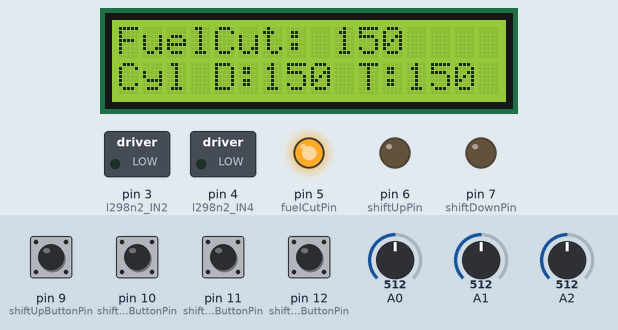
Bench run of a sketch on a simulated Arduino Uno, built with avr-gcc and run on an emulated ATmega328P. Parts: 16×2 character LCD, switched loads named in the sketch (green lamp = pin HIGH), output pins drawn as LEDs (lit = HIGH). The inputs (shaded band) are chosen by the test bench; at power-on: pin 9 (shiftUpButtonPin), pin 10 (shiftUpIdleButtonPin), pin 11 (shiftDownButtonPin), pin 12 (shiftDownIdleButtonPin) HIGH, A0 = 512, A1 = 512, A2 = 512. What the sketch prints to the serial monitor is not drawn.

Above: at 1.2 s.
1.3 s: pin 9 (shiftUpButtonPin) pulled LOW for 0.15 s
At 1.58 s:
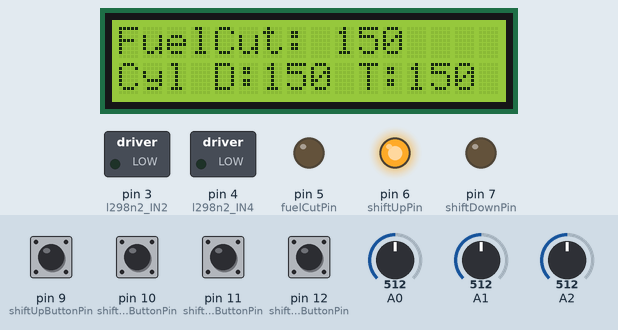
3.1 s: pin 10 (shiftUpIdleButtonPin) pulled LOW for 0.15 s
At 3.2 s:
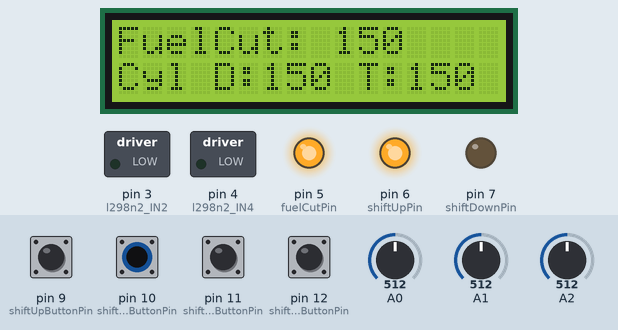
4.7 s: pin 11 (shiftDownButtonPin) pulled LOW for 0.15 s
At 4.8 s:
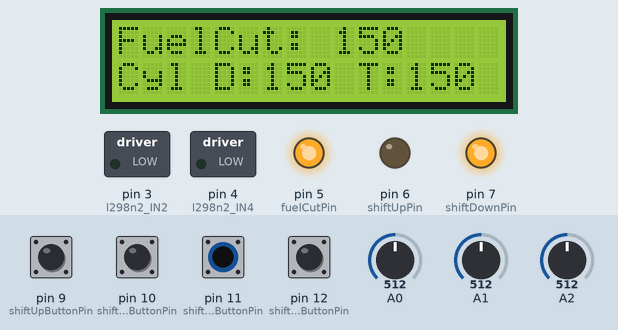
6.3 s: A0 set to 716
At 7.7 s:
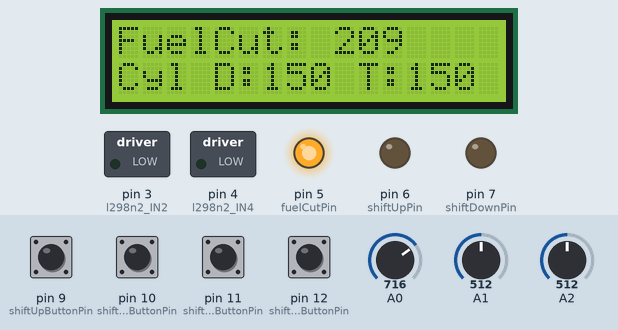
8.0 s: A1 set to 716
At 9.1 s:
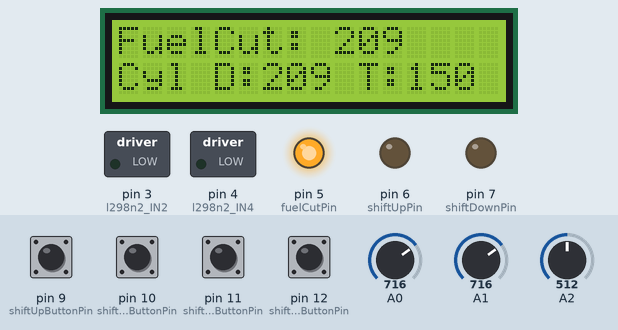
9.5 s: A2 set to 716
At 10.2 s:
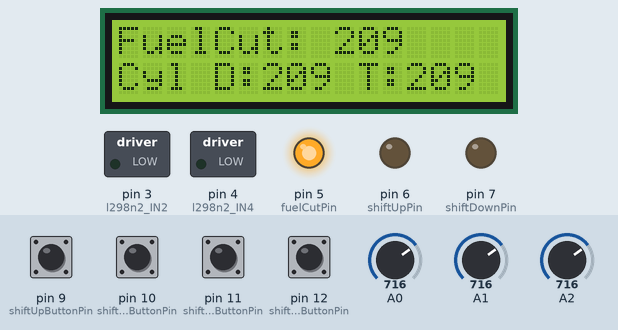
Timing chart, 0 to 12.0 s (numbered marks = the images above; inputs shaded):
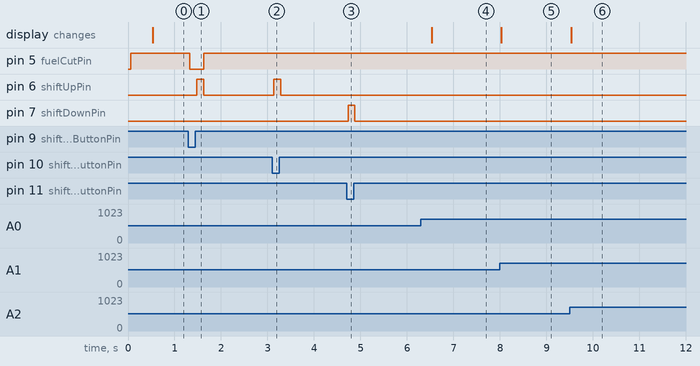

The sketch:

only_shifter_final.ino
```cpp
#include <LiquidCrystal_I2C.h>

#define DEBOUNCE_DELAY 30 // 디바운스 지연 시간 조정

// --- 주변 장치 및 핀 설정 ---
LiquidCrystal_I2C lcd(0x27, 16, 2);

// 출력 핀
const byte fuelCutPin       = 5;
const byte shiftUpPin       = 6;
const byte shiftDownPin     = 7;
const byte l298n2_IN2       = 3;
const byte l298n2_IN4       = 4;

// 입력 핀 (버튼)
const byte shiftUpButtonPin       = 9;
const byte shiftUpIdleButtonPin   = 10;
const byte shiftDownButtonPin     = 11;
const byte shiftDownIdleButtonPin = 12;

// --- 상태 머신 정의 ---
enum ShiftState {
  S_IDLE,
  S_UP_SHIFT_FUEL_CUT,
  S_UP_SHIFT_CYLINDER_ACTIVE,
  S_IDLE_UP_SHIFT_ACTIVE,
  S_IDLE_DOWN_SHIFT_ACTIVE
};
ShiftState currentShiftState = S_IDLE;

// --- Button 구조체 및 상태 변수 ---
struct Button {
  const byte pin;
  bool lastReading;
  bool debouncedState;
  unsigned long lastDebounceTime;

  Button(byte p) : pin(p), lastReading(HIGH), debouncedState(HIGH), lastDebounceTime(0) {}
};

Button shiftUpButton(shiftUpButtonPin);
Button shiftUpIdleButton(shiftUpIdleButtonPin);
Button shiftDownButton(shiftDownButtonPin);
Button shiftDownIdleButton(shiftDownIdleButtonPin);

// --- 전역 변수 ---
unsigned int fuelCutTime    = 0;
unsigned int cylinderTime   = 0;
unsigned int cylinderDelay  = 0;

unsigned long stateChangeTime     = 0;
unsigned long lastLcdUpdateTime   = 0;
const unsigned int updateLCDInterval = 500;


// 함수 선언
void updateShiftController();
bool wasPressed(Button &btn);
void updateAllButtons();
void handleShiftDown();


void setup() {
  Serial.begin(9600);

  // LCD 초기화
  lcd.begin();
  lcd.backlight();

  // 출력 핀 설정
  pinMode(fuelCutPin, OUTPUT);
  digitalWrite(fuelCutPin, HIGH);
  pinMode(shiftUpPin, OUTPUT);
  pinMode(shiftDownPin, OUTPUT);
  pinMode(l298n2_IN2, OUTPUT);
  pinMode(l298n2_IN4, OUTPUT);

  // 입력 핀(풀업)
  pinMode(shiftUpButton.pin,       INPUT_PULLUP);
  pinMode(shiftUpIdleButton.pin,   INPUT_PULLUP);
  pinMode(shiftDownButton.pin,     INPUT_PULLUP);
  pinMode(shiftDownIdleButton.pin, INPUT_PULLUP);

  stopCylinders();
}

void loop() {
  unsigned long currentTime = millis();

  // 모든 버튼의 디바운싱 상태를 매 루프마다 업데이트
  updateAllButtons();

  // 아날로그 읽어서 0~150으로 매핑
  fuelCutTime   = map(analogRead(A0), 0, 1023, 0, 300);
  cylinderTime  = map(analogRead(A2), 0, 1023, 0, 300);
  cylinderDelay = map(analogRead(A1), 0, 1023, 0, 300);

  // 쉬프트 다운 로직 처리 (상태 머신과 별개로 동작)
  handleShiftDown();

  // 상태 머신 (쉬프트 다운 제외)
  updateShiftController();

  // LCD
  if (currentTime - lastLcdUpdateTime >= updateLCDInterval) {
    updateLCD();
    lastLcdUpdateTime = currentTime;
  }
}

void handleShiftDown() {
  // 다른 변속 동작이 없을 때(IDLE 상태일 때)만 쉬프트 다운 로직을 처리
  if (currentShiftState == S_IDLE) {
    // 버튼을 처음 누르는 순간(Falling Edge)에 로그 출력
    if (wasPressed(shiftDownButton)) {
      Serial.println("ShiftDown: Button Pressed");
    }

    // 버튼이 눌려있는 동안(debouncedState가 LOW) 실린더를 계속 동작시킴
    if (shiftDownButton.debouncedState == LOW) {
      shiftCylinderDown();
    }
    // 버튼이 눌려있지 않으면 실린더를 멈춤
    else {
      digitalWrite(shiftDownPin, LOW);
      digitalWrite(l298n2_IN4, LOW);
    }
  }
}

void updateShiftController() {
  unsigned long currentTime = millis();

  switch (currentShiftState) {
    case S_IDLE:
      if (wasPressed(shiftUpButton)) {
        Serial.println("ShiftUp: Fuel Cut Start");
        digitalWrite(fuelCutPin, LOW);
        stopCylinders();
        stateChangeTime = currentTime;
        currentShiftState = S_UP_SHIFT_FUEL_CUT;
      }
      else if (wasPressed(shiftUpIdleButton)) {
        Serial.println("Idle ShiftUp: Cylinder UP");
        shiftCylinderUp();
        stateChangeTime = currentTime;
        currentShiftState = S_IDLE_UP_SHIFT_ACTIVE;
      }
      else if (wasPressed(shiftDownIdleButton)) {
        Serial.println("Idle ShiftDown: Cylinder DOWN");
        shiftCylinderDown();
        stateChangeTime = currentTime;
        currentShiftState = S_IDLE_DOWN_SHIFT_ACTIVE;
      }
      break;

    case S_UP_SHIFT_FUEL_CUT:
      if (currentTime - stateChangeTime >= cylinderDelay) {
        Serial.println("ShiftUp: Cylinder UP");
        shiftCylinderUp();
        stateChangeTime = currentTime;
        currentShiftState = S_UP_SHIFT_CYLINDER_ACTIVE;
      }
      break;

    case S_UP_SHIFT_CYLINDER_ACTIVE:
      if (currentTime - stateChangeTime >= cylinderTime) {
        Serial.println("ShiftUp: Complete");
        stopCylinders();
        digitalWrite(fuelCutPin, HIGH);
        currentShiftState = S_IDLE;
      }
      break;

    case S_IDLE_UP_SHIFT_ACTIVE:
      if (currentTime - stateChangeTime >= cylinderTime) {
        Serial.println("Idle ShiftUp: Complete");
        stopCylinders();
        currentShiftState = S_IDLE;
      }
      break;

    case S_IDLE_DOWN_SHIFT_ACTIVE:
      if (currentTime - stateChangeTime >= cylinderTime) {
        Serial.println("Idle ShiftDown: Complete");
        stopCylinders();
        currentShiftState = S_IDLE;
      }
      break;
  }
}

void updateAllButtons() {
    wasPressed(shiftUpButton);
    wasPressed(shiftUpIdleButton);
    wasPressed(shiftDownButton);
    wasPressed(shiftDownIdleButton);
}

bool wasPressed(Button &btn) {
  bool oldState = btn.debouncedState;
  bool reading  = digitalRead(btn.pin);

  if (reading != btn.lastReading) {
    btn.lastDebounceTime = millis();
  }
  if (millis() - btn.lastDebounceTime > DEBOUNCE_DELAY) {
    btn.debouncedState = reading;
  }
  btn.lastReading = reading;

  return (oldState == HIGH && btn.debouncedState == LOW);
}

void updateLCD() {
  lcd.clear();
  lcd.setCursor(0, 0);
  lcd.print("FuelCut: ");
  lcd.print(fuelCutTime);
  lcd.setCursor(0, 1);
  lcd.print("Cyl D:");
  lcd.print(cylinderDelay);
  lcd.print(" T:");
  lcd.print(cylinderTime);
}

void shiftCylinderUp() {
  digitalWrite(shiftUpPin, HIGH);
  digitalWrite(l298n2_IN2, LOW);
}

void shiftCylinderDown() {
  digitalWrite(shiftDownPin, HIGH);
  digitalWrite(l298n2_IN4, LOW);
}

void stopCylinders() {
  digitalWrite(shiftUpPin, LOW);
  digitalWrite(shiftDownPin, LOW);
  digitalWrite(l298n2_IN2, LOW);
  digitalWrite(l298n2_IN4, LOW);
  Serial.println("Cylinder STOP");
}
```

Measured:
- after the input at 1.3 s, pin 5 (fuelCutPin): HIGH → LOW at once, → HIGH 0.30 s later; pin 6 (shiftUpPin): LOW → HIGH after 0.18 s, → LOW 0.15 s later
- after the input at 3.1 s, pin 6 (shiftUpPin): LOW → HIGH at once, → LOW 0.15 s later
- after the input at 4.7 s, pin 7 (shiftDownPin): LOW → HIGH at once, → LOW 0.15 s later
- after the input at 6.3 s, the display: changes after 0.23 s (image 4)
- after the input at 8.0 s, the display: changes at once (image 5)
- after the input at 9.5 s, the display: changes at once (image 6)
